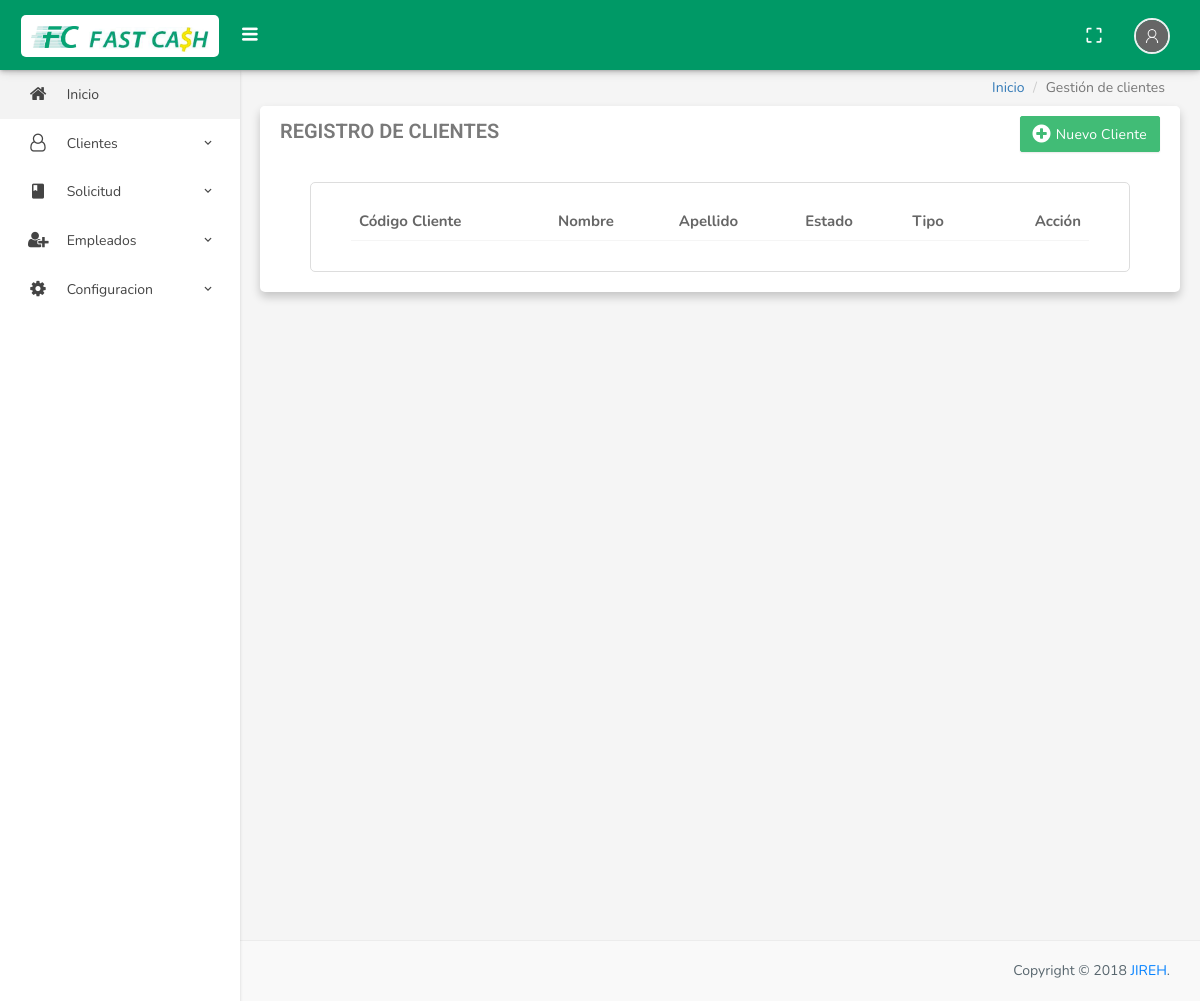
The app's page /index.php/clientes/gestionarCliente, older data.
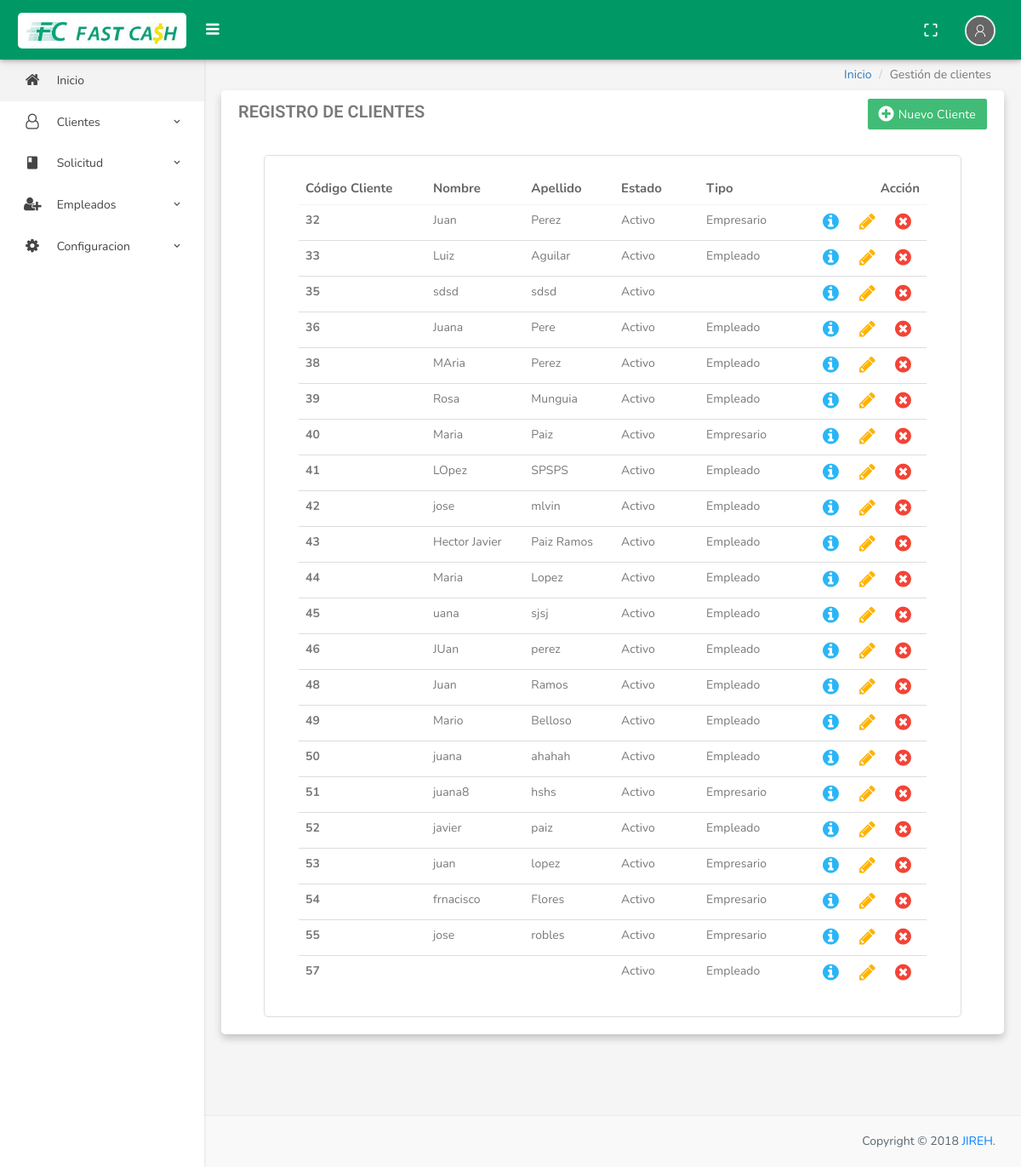
The same page, newer data.
### tables this page shows
CREATE TABLE IF NOT EXISTS `tbl_clientes` (
  `Id_Cliente` int(11) NOT NULL,
  `Codigo_Cliente` varchar(10) NOT NULL,
  `Nombre_Cliente` varchar(50) NOT NULL,
  `Apellido_Cliente` varchar(50) NOT NULL,
  `Condicion_Actual_Cliente` varchar(25) NOT NULL,
  `Estado_Civil_Cliente` varchar(25) NOT NULL,
  `Genero_Cliente` varchar(20) NOT NULL,
  `Telefono_Fijo_Cliente` varchar(10) DEFAULT NULL,
  `Telefono_Celular_Cliente` varchar(10) NOT NULL,
  `Domicilio_Cliente` text NOT NULL,
  `Fecha_Nacimiento_Cliente` date NOT NULL,
  `Zona_Cliente` varchar(25) NOT NULL,
  `DUI_Cliente` varchar(10) NOT NULL,
  `NIT_Cliente` varchar(18) NOT NULL,
  `Fecha_Registro_Cliente` date NOT NULL,
  `Observaciones_Cliente` text NOT NULL,
  `Profesion_Cliente` varchar(50) NOT NULL,
  `Fk_Id_Departamento` int(11) NOT NULL,
  `Fk_Id_Municipio` int(11) NOT NULL,
  `Tipo_Cliente` varchar(100) DEFAULT NULL
);

### application/controllers/Clientes.php (called while the page is built, shortened)
<?php
class Clientes extends CI_Controller {
	public function gestionarCliente(){
		$this->load->model('Clientes_Model');
		$registro=$this->Clientes_Model->CargarClientes();
		$data = array('registro'=>$registro);
		$this->load->view('Base/header');
		$this->load->view('Base/nav');
		$this->load->view("Clientes/Gestionar_Cliente", $data);
		$this->load->view('Base/footer');
	}
}
?>

### index.php (called while the page is built, shortened)
<?php
require_once BASEPATH.'core/CodeIgniter.php';

### application/models/Clientes_Model.php (called while the page is built, shortened)
<?php
class Clientes_Model extends CI_Model{
	public function CargarClientes(){
		$sql = "SELECT * FROM tbl_clientes";
		$datos=$this->db->query($sql);
		return $datos;
	}
}
?>

### application/views/Clientes/Gestionar_Cliente.php (the view, shortened to what this page needs)
<div class="content-page">
    <div class="content">
        <div class="container">
            <div class="row">
                <div class="col-sm-12">
                    <ol class="breadcrumb pull-right">
                        <li><a href="<?= base_url() ?>Home/main">Inicio</a></li>
                        <li class="active">Gestión de clientes</li>
                    </ol>
                </div>
            </div>
            <div class="row">
                <div class="col-md-12">
                    <div class="panel panel-default">
                        <div class="panel-heading">
						              <div class="table-title">
						                <div class="row">
						                  <div class="col-sm-5">
						                    <h3 class="panel-title">Registro de clientes</h3>
						                  </div>
						                  <div class="col-sm-7">
						                      <a title="Nuevo" data-toggle="tooltip" href="<?= base_url();?>Clientes/" class="btn btn-success"><i class="fa fa-plus-circle"></i> <span>Nuevo Cliente<span></a>
						                  </div>
						                </div>
                          </div>
						            </div>
                            <div class="panel-body">
                              <div class="row">
                                <div class="col-md-12 col-sm-12 col-xs-12">
                                  <div class="margn">
          							           <table id="datatable" class="table">
          												  <thead class="thead-dark thead thead1">
          												    <tr class="tr tr1">
          												      <th class="th th1" scope="col">Código Cliente</th>
          												      <th class="th th1" scope="col">Nombre</th>
          												      <th class="th th1" scope="col">Apellido</th>
          												      <th class="th th1" scope="col">Estado</th>
                                        <th class="th th1" scope="col">Tipo</th>
          												      <th class="th th1">Acción</th>
          												  </thead>
          												  <tbody class="tbody tbody1">
          												  <?php
          												  foreach ($registro->result() as $clientes) {
          												  $tipo = "'".$clientes->Tipo_Cliente."'"
          												  ?>
          												    <tr class="tr tr1">
          												      <td class="td td1" width="150"><b><?= $clientes->Id_Cliente?></b></td>
          												      <td class="td td1"><?= $clientes->Nombre_Cliente?></td>
          												      <td class="td td1"><?= $clientes->Apellido_Cliente?></td>
          												      <td class="td td1" width="100"><?= $clientes->Condicion_Actual_Cliente?></td>
                                        <td class="td td1" width="100"><?= $clientes->Tipo_Cliente?></td>
          												      <td class="td td1">
          												      	<a title="Ver historial" data-toggle="modal" data-target=".bs-example-modal-lg" onclick="MostrarInfo(<?= $clientes->Id_Cliente?>, <?php echo $tipo;?>)" class="waves-effect waves-light ver"><i class="fa fa-info-circle"></i></a>
            												      <a title="Editar" data-toggle="tooltip" href="<?=base_url()?>Clientes/Editar?id=<?= $clientes->Id_Cliente?>" class="waves-effect waves-light editar"><i class="fa fa-pencil"></i></a>
            												      <a title="Eliminar" class="waves-effect waves-light eliminar" data-id="<?= $clientes->Id_Cliente?>" data-toggle="modal" data-target=".modal_eliminar_cliente"><i class="fa fa-times-circle"></i></a>
          												      </td>
                                        </tr>
          												    <?php
          														}
          												    ?>
          												  </tbody>
          												</table>
                                </div>
                         </div>
                            </div>
                        </div>
                    </div>
                </div>
            </div>
        </div>
    </div>
</div>

### application/views/Base/header.php (shortened to what this page needs)
<!DOCTYPE html>
<html>
    <head>
        <link href="<?= base_url() ?>plantilla/css/bootstrap.min.css" rel="stylesheet" />
        <link href="<?= base_url() ?>plantilla/assets/font-awesome-4.7.0/css/font-awesome.min.css" rel="stylesheet" />
        <link href="<?= base_url() ?>plantilla/assets/ionicon/css/ionicons.min.css" rel="stylesheet" />
        <link href="<?= base_url() ?>plantilla/css/material-design-iconic-font.min.css" rel="stylesheet">
        <link href="<?= base_url() ?>plantilla/css/animate.css" rel="stylesheet" />
        <link href="<?= base_url() ?>plantilla/css/waves-effect.css" rel="stylesheet">
        <link href="<?= base_url() ?>plantilla/css/datatables.css" rel="stylesheet">
        <link href="<?= base_url() ?>plantilla/assets/datatables/jquery.dataTables.min.css" rel="stylesheet" type="text/css" />
        <link href="<?= base_url() ?>plantilla/assets/timepicker/bootstrap-datepicker.min.css" rel="stylesheet" />
        <link href="<?= base_url() ?>plantilla/assets/select2/select2.css" rel="stylesheet" type="text/css" />
        <link href="<?= base_url() ?>plantilla/assets/modal-effect/css/component.css" rel="stylesheet">
        <link href="<?= base_url() ?>plantilla/assets/notifications/notification.css" rel="stylesheet" />
        <link href="<?= base_url() ?>plantilla/assets/sweet-alert/sweet-alert.min.css" rel="stylesheet">
        <link href="<?= base_url() ?>plantilla/css/helper.css" rel="stylesheet" type="text/css" />
        <link href="<?= base_url() ?>plantilla/css/style.css" rel="stylesheet" type="text/css" />
    </head>
        <body class="fixed-left nicescroll">
        <div id="wrapper">

### application/views/Base/nav.php (shortened to what this page needs)
<div class="topbar">
    <div class="topbar-left">
        <div class="text-center">
            <span class="margin-logo">
           <a href="<?= base_url() ?>Home/main" class="logo"><i><img src="<?= base_url() ?>plantilla/images/fc_logo.png" width="48" alt="Logo"></i> <span><img src="<?= base_url() ?>plantilla/images/fast_cash.png" width="120" alt="Logo"></span></a>
            </span>
        </div>
    </div>
    <div class="navbar navbar-default" role="navigation">
        <div class="container">
            <div class="">
                <div class="pull-left">
                    <button class="button-menu-mobile open-left">
                        <i data-original="ion-navicon-round" class="ion-navicon-round"></i>
                    </button>
                </div>
                <ul class="nav navbar-nav navbar-right pull-right">
                    <li class="hidden-xs">
                        <a href="#" id="btn-fullscreen" class="waves-effect waves-light"><i class="md md-crop-free"></i></a>
                    </li>
                    <li class="dropdown">
                        <a href="" class="dropdown-toggle profile" data-toggle="dropdown" aria-expanded="true"><img src="<?= base_url() ?>plantilla/images/user.png" alt="user-img" class="img-circle"> </a>
                    </li>
                </ul>
            </div>
        </div>
    </div>
</div>
<div class="left side-menu">
    <div class="sidebar-inner slimscrollleft">
        <div id="sidebar-menu">
            <ul>
                <li>
                    <a href="<?= base_url() ?>Home/main" class="waves-effect active"><i class="fa fa-home fa-lg"></i><span> Inicio</span></a>
                </li>
                <li class="has_sub">
                    <a href="#" class="waves-effect"><i class="fa fa-user-o fa-lg"></i><span> Clientes </span><span class="pull-right"><i class="md  md-keyboard-arrow-down"></i></span></a>
                </li>
                <li class="has_sub">
                    <a href="#" class="waves-effect"><i class="md md-book"></i><span> Solicitud </span><span class="pull-right"><i class="md  md-keyboard-arrow-down"></i></span></a>
                </li>
                <li class="has_sub">
                    <a href="#" class="waves-effect"><i class="fa fa-user-plus fa-lg" ></i><span> Empleados </span><span class="pull-right"><i class="md  md-keyboard-arrow-down"></i></span></a>
                </li>
                <li class="has_sub">
                    <a href="#" class="waves-effect"><i class="fa fa-cog" ></i><span> Configuracion </span><span class="pull-right"><i class="md  md-keyboard-arrow-down"></i></span></a>
                </li>
            </ul>
        </div>
    </div>
</div>

### application/views/Base/footer.php (shortened to what this page needs)
        </div>
        <footer class="footer text-right">
           Copyright © <?php echo date('Y');?> <font color="#0080FF">JIREH</font>.
        </footer>
    </body>
</html>

### plantilla/css/waves-effect.css (style rules this page uses)
.waves-effect { position: relative; cursor: pointer; display: inline-block; overflow: hidden; -webkit-user-select: none; -moz-user-select: none; -ms-user-select: none; user-select: none; -webkit-tap-highlight-color: transparent; vertical-align: middle; z-index: 1; will-change: opacity, transform; -webkit-transition: all 0.3s ease-out; -moz-transition: all 0.3s ease-out; -o-transition: all 0.3s ease-out; -ms-transition: all 0.3s ease-out; transition: all 0.3s ease-out; }

### plantilla/assets/modal-effect/css/component.css (style rules this page uses)
.container { min-height: 100%; }

Row changes from the older to the newer data that the page shows:
added tbl_clientes: Id_Cliente "32", Nombre_Cliente "Juan", Apellido_Cliente "Perez", Condicion_Actual_Cliente "Activo", Tipo_Cliente "Empresario"
added tbl_clientes: Id_Cliente "33", Nombre_Cliente "Luiz", Apellido_Cliente "Aguilar", Condicion_Actual_Cliente "Activo", Tipo_Cliente "Empleado"
added tbl_clientes: Id_Cliente "35", Nombre_Cliente "sdsd", Apellido_Cliente "sdsd", Condicion_Actual_Cliente "Activo"
added tbl_clientes: Id_Cliente "36", Nombre_Cliente "Juana", Apellido_Cliente "Pere", Condicion_Actual_Cliente "Activo", Tipo_Cliente "Empleado"
added tbl_clientes: Id_Cliente "38", Nombre_Cliente "MAria", Apellido_Cliente "Perez", Condicion_Actual_Cliente "Activo", Tipo_Cliente "Empleado"
added tbl_clientes: Id_Cliente "39", Nombre_Cliente "Rosa", Apellido_Cliente "Munguia", Condicion_Actual_Cliente "Activo", Tipo_Cliente "Empleado"
added tbl_clientes: Id_Cliente "40", Nombre_Cliente "Maria", Apellido_Cliente "Paiz", Condicion_Actual_Cliente "Activo", Tipo_Cliente "Empresario"
added tbl_clientes: Id_Cliente "41", Nombre_Cliente "LOpez", Apellido_Cliente "SPSPS", Condicion_Actual_Cliente "Activo", Tipo_Cliente "Empleado"
added tbl_clientes: Id_Cliente "42", Nombre_Cliente "jose", Apellido_Cliente "mlvin", Condicion_Actual_Cliente "Activo", Tipo_Cliente "Empleado"
added tbl_clientes: Id_Cliente "43", Nombre_Cliente "Hector Javier", Apellido_Cliente "Paiz Ramos", Condicion_Actual_Cliente "Activo", Tipo_Cliente "Empleado"
added tbl_clientes: Id_Cliente "44", Nombre_Cliente "Maria", Apellido_Cliente "Lopez", Condicion_Actual_Cliente "Activo", Tipo_Cliente "Empleado"
added tbl_clientes: Id_Cliente "45", Nombre_Cliente "uana", Apellido_Cliente "sjsj", Condicion_Actual_Cliente "Activo", Tipo_Cliente "Empleado"
added tbl_clientes: Id_Cliente "46", Nombre_Cliente "JUan", Apellido_Cliente "perez", Condicion_Actual_Cliente "Activo", Tipo_Cliente "Empleado"
added tbl_clientes: Id_Cliente "48", Nombre_Cliente "Juan", Apellido_Cliente "Ramos", Condicion_Actual_Cliente "Activo", Tipo_Cliente "Empleado"
added tbl_clientes: Id_Cliente "49", Nombre_Cliente "Mario", Apellido_Cliente "Belloso", Condicion_Actual_Cliente "Activo", Tipo_Cliente "Empleado"
added tbl_clientes: Id_Cliente "50", Nombre_Cliente "juana", Apellido_Cliente "ahahah", Condicion_Actual_Cliente "Activo", Tipo_Cliente "Empleado"
added tbl_clientes: Id_Cliente "51", Nombre_Cliente "juana8", Apellido_Cliente "hshs", Condicion_Actual_Cliente "Activo", Tipo_Cliente "Empresario"
added tbl_clientes: Id_Cliente "52", Nombre_Cliente "javier", Apellido_Cliente "paiz", Condicion_Actual_Cliente "Activo", Tipo_Cliente "Empleado"
added tbl_clientes: Id_Cliente "53", Nombre_Cliente "juan", Apellido_Cliente "lopez", Condicion_Actual_Cliente "Activo", Tipo_Cliente "Empresario"
added tbl_clientes: Id_Cliente "54", Nombre_Cliente "frnacisco", Apellido_Cliente "Flores", Condicion_Actual_Cliente "Activo", Tipo_Cliente "Empresario"
added tbl_clientes: Id_Cliente "55", Nombre_Cliente "jose", Apellido_Cliente "robles", Condicion_Actual_Cliente "Activo", Tipo_Cliente "Empresario"
added tbl_clientes: Id_Cliente "57", Condicion_Actual_Cliente "Activo", Tipo_Cliente "Empleado"
